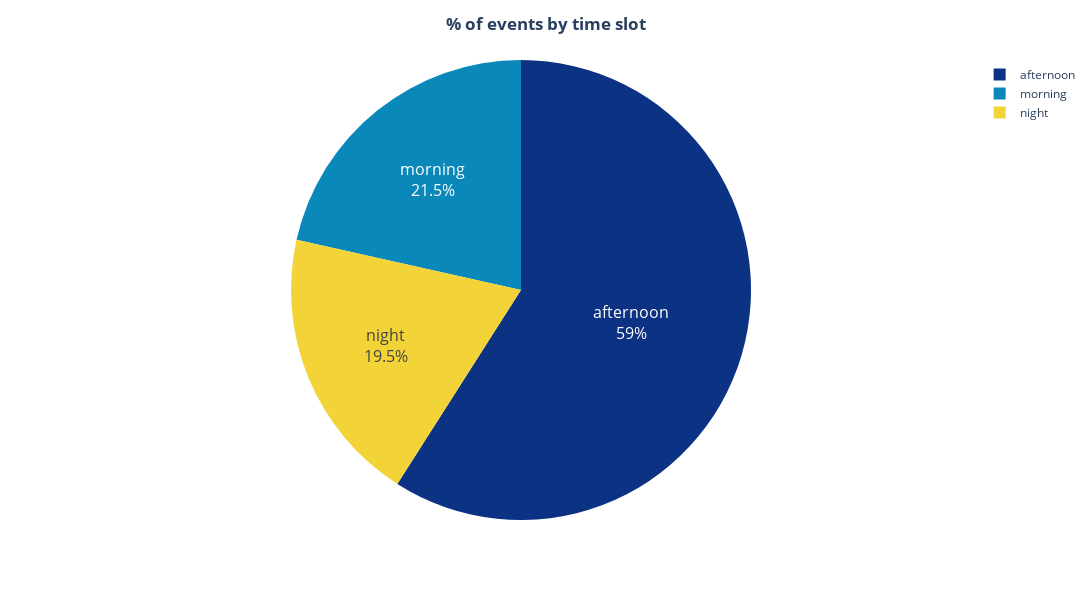

Source (notebook cell):
### Code cell
# PORCENTAJE EVENTOS EN CADA FRANJA HORARIA

# Calcular el total de eventos en cada franja horaria
time_slot_counts = events['time_slot'].value_counts()

# Crear el gráfico circular
fig = px.pie(time_slot_counts, 
             values=time_slot_counts.values, 
             names=time_slot_counts.index, 
             color_discrete_sequence=px.colors.diverging.Portland)

fig.update_layout(width=1200, height=600,                                                    # Ajustar el tamaño de la figura
                    title_text='<b>% of events by time slot</b>', title_x=0.5,               # Centrar el título y ponerlo en negrita
                    xaxis_title='', yaxis_title='')                                          # Ocultar los nombres de los ejes

fig.update_traces(textinfo='percent+label', textfont_size=16)                                # Ajustar el tamaño del texto en la leyenda y los números dentro del gráfico
fig.show()

### Figure 1 — Plotly figure (JSON) as saved in the notebook; plotly's stock layout.template omitted (floating-point values rounded to 4 significant figures)
{"data": [{"domain": {"x": [0, 1], "y": [0, 1]}, "hovertemplate": "time_slot=%{label}<br>value=%{value}<extra></extra>", "labels": ["afternoon", "morning", "night"], "legendgroup": "", "name": "", "showlegend": true, "textfont": {"size": 16}, "textinfo": "percent+label", "type": "pie", "values": [134768, 49076, 44435]}], "layout": {"height": 600, "legend": {"tracegroupgap": 0}, "margin": {"t": 60}, "piecolorway": ["rgb(12,51,131)", "rgb(10,136,186)", "rgb(242,211,56)", "rgb(242,143,56)", "rgb(217,30,30)"], "title": {"text": "<b>% of events by time slot</b>", "x": 0.5}, "width": 1200, "xaxis": {"title": {"text": ""}}, "yaxis": {"title": {"text": ""}}}}
